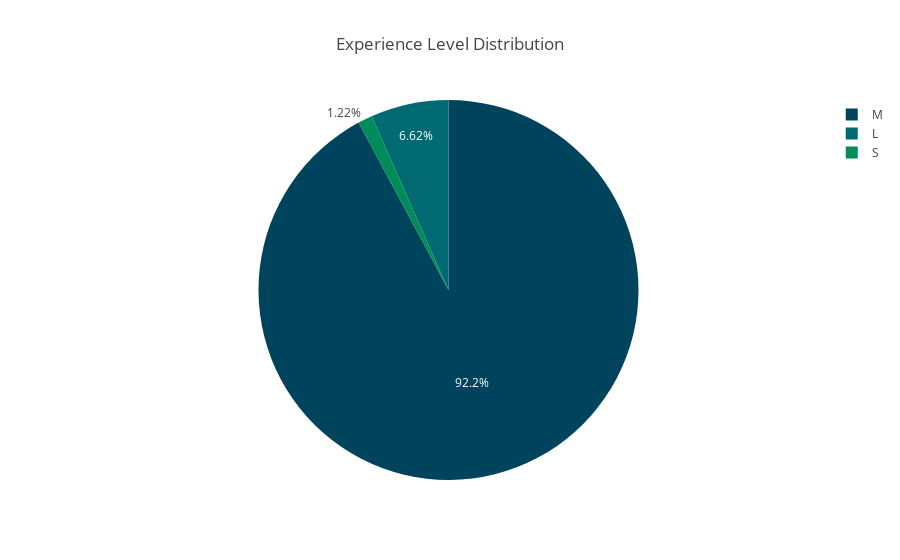

Write notebook code for a chart like this one.
### Code cell
# Company Size Distribution
company_size = job_salaries['company_size'].value_counts()
fig = px.pie(company_size, values=company_size.values, names=company_size.index,
             title='Experience Level Distribution',color_discrete_sequence=['#00435c','#006971','#008c59','#81a51c','#ffa600'])

# Show the plot
fig.show()

### Figure 1 — Plotly figure (JSON) as saved in the notebook; plotly's stock layout.template omitted (floating-point values rounded to 4 significant figures)
{"data": [{"domain": {"x": [0, 1], "y": [0, 1]}, "hovertemplate": "index=%{label}<br>value=%{value}<extra></extra>", "labels": ["M", "L", "S"], "legendgroup": "", "name": "", "showlegend": true, "type": "pie", "values": [13674, 983, 181]}], "layout": {"legend": {"tracegroupgap": 0}, "piecolorway": ["#00435c", "#006971", "#008c59", "#81a51c", "#ffa600"], "title": {"text": "Experience Level Distribution"}}}
